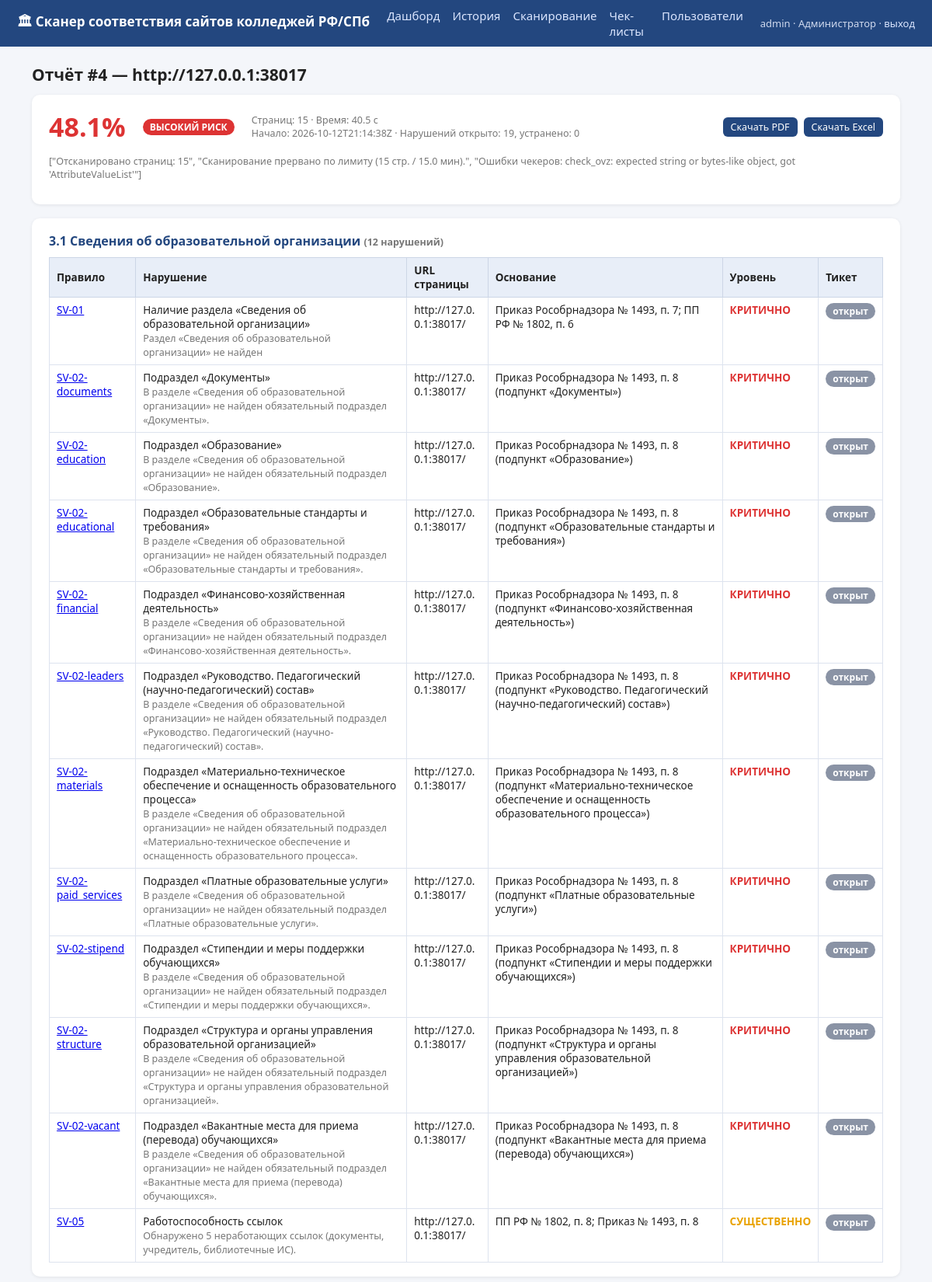
/scan/4 (signed in, upper part), run on the app's committed database.
### tables this page shows
CREATE TABLE scans(
  id INTEGER PRIMARY KEY AUTOINCREMENT,
  site TEXT NOT NULL, started_at TEXT, finished_at TEXT,
  pages_scanned INTEGER, duration_sec REAL,
  compliance_index REAL, red_count INTEGER, yellow_count INTEGER, green_count INTEGER,
  notes TEXT, result_json TEXT
);

CREATE TABLE violations(
  id INTEGER PRIMARY KEY AUTOINCREMENT,
  scan_id INTEGER REFERENCES scans(id) ON DELETE CASCADE,
  fp TEXT, rule_id TEXT, block TEXT, law TEXT, severity TEXT,
  title TEXT, message TEXT, page_url TEXT, details TEXT, screenshot TEXT,
  status TEXT DEFAULT 'open',
  assignee TEXT DEFAULT '', due_date TEXT DEFAULT '', comment TEXT DEFAULT ''
);

### app/app.py (the view)
@app.route("/scan/<int:scan_id>")
@login_required
def scan_detail(scan_id):
    scan = store.get_scan(scan_id)
    if not scan:
        abort(404)
    viols = store.get_violations(scan_id)
    grouped: dict[str, list] = {}
    for v in viols:
        grouped.setdefault(v["block"], []).append(v)
    open_cnt = sum(1 for v in viols if v["status"] == "open")
    resolved_cnt = sum(1 for v in viols if v["status"] == "resolved")
    return render_template("scan_detail.html", scan=scan, grouped=grouped,
                           blocks=ALL_BLOCKS, open_cnt=open_cnt, resolved_cnt=resolved_cnt,
                           light=traffic_light(scan["compliance_index"]))

### app/app.py (called while the page is built)
@app.context_processor
def inject():
    return {"current_user": current_user, "ROLE_LABELS": ROLE_LABELS,
            "traffic_light": traffic_light}

### app/auth.py (called while the page is built)
def current_user() -> dict | None:
    u = session.get("user")
    return u if isinstance(u, dict) else None

def login_required(f):
    @wraps(f)
    def wrapper(*a, **kw):
        if not current_user():
            return redirect(url_for("login",
                                    next=url_for(request.endpoint, **request.view_args)))
        return f(*a, **kw)
    return wrapper

### scanner/engine.py (called while the page is built)
def traffic_light(index: float) -> str:
    if index >= 80:
        return "green"
    if index >= 50:
        return "yellow"
    return "red"

### scanner/models.py (called while the page is built)
    def get_scan(self, scan_id: int) -> dict | None:
        r = self._con.execute("SELECT * FROM scans WHERE id=?", (scan_id,)).fetchone()
        return dict(r) if r else None

    def get_violations(self, scan_id: int) -> list[dict]:
        rows = self._con.execute(
            "SELECT * FROM violations WHERE scan_id=? ORDER BY CASE severity "
            "WHEN 'critical' THEN 0 WHEN 'major' THEN 1 ELSE 2 END, rule_id", (scan_id,))
        out = []
        for r in rows:
            d = dict(r)
            d["details"] = json.loads(d["details"] or "[]")
            out.append(d)
        return out

### app/templates/scan_detail.html (shortened to what this page needs)
{% extends "base.html" %}
{% block content %}
<h1>Отчёт #{{ scan.id }} — {{ scan.site }}</h1>
<div class="card">
  <div style="display:flex;gap:22px;align-items:center;flex-wrap:wrap">
    <span class="gauge" style="color:var(--{{ 'red' if light=='red' else ('yellow' if light=='yellow' else 'green') }})">
      {{ scan.compliance_index }}%</span>
    <span class="badge b-{{ 'red' if light=='red' else ('yellow' if light=='yellow' else 'green') }}">
      {{ {'red':'ВЫСОКИЙ РИСК','yellow':'СРЕДНИЙ РИСК','green':'НИЗКИЙ РИСК'}[light] }}</span>
    <div class="muted">
      Страниц: {{ scan.pages_scanned }} · Время: {{ '%.1f'|format(scan.duration_sec) }} c<br>
      Начало: {{ scan.started_at }} · Нарушений открыто: {{ open_cnt }}, устранено: {{ resolved_cnt }}
    </div>
    <div style="margin-left:auto;display:flex;gap:8px">
      <a class="btn small" href="{{ url_for('export', scan_id=scan.id, fmt='pdf') }}">Скачать PDF</a>
      <a class="btn small" href="{{ url_for('export', scan_id=scan.id, fmt='xlsx') }}">Скачать Excel</a>
    </div>
  </div>
  {% if scan.notes %}<p class="muted">{{ scan.notes }}</p>{% endif %}
</div>
{% for block in blocks %}
  {% set vs = grouped.get(block, []) %}
  {% if vs %}
  <div class="card">
    <h2>{{ block }} <span class="muted">({{ vs|length }} нарушений)</span></h2>
    <table>
      <tr><th>Правило</th><th>Нарушение</th><th>URL страницы</th><th>Основание</th><th>Уровень</th><th>Тикет</th></tr>
      {% for v in vs %}
      <tr>
        <td><a href="{{ url_for('violation_card', vid=v.id) }}">{{ v.rule_id }}</a></td>
        <td>{{ v.title }}<br><span class="muted">{{ v.message }}</span></td>
        <td style="max-width:260px;word-break:break-all">{{ v.page_url }}</td>
        <td>{{ v.law }}</td>
        <td class="sev-{{ v.severity }}">{{ {'critical':'КРИТИЧНО','major':'СУЩЕСТВЕННО','minor':'незначительно'}[v.severity] }}</td>
        <td><span class="badge {{ {'open':'b-gray','in_progress':'b-yellow','resolved':'b-green','ignored':'b-gray'}[v.status] }}">{{
            {'open':'открыт','in_progress':'в работе','resolved':'устранено','ignored':'ложное срабатыв.'}[v.status] }}</span>
            {% if v.assignee %}<br><span class="muted">{{ v.assignee }} до {{ v.due_date }}</span>{% endif %}</td>
      </tr>
      {% endfor %}
    </table>
  </div>
  {% endif %}
{% endfor %}
{% endblock %}

### app/templates/base.html (style rules this page uses)
:root { --blue:#23477f;--bg:#f4f6fa;--red:#d33;--yellow:#e9a200;--green:#2e8b57; }
* { box-sizing:border-box }
body { margin:0;font-family:"Segoe UI",Arial,sans-serif;background:var(--bg);color:#222;font-size:15px }
.card { background:#fff;border-radius:10px;box-shadow:0 1px 4px rgba(0,0,0,.08);padding:18px 22px;margin-bottom:18px }
h1 { font-size:21px;margin:0 0 12px }
h2 { font-size:16px;margin:0 0 10px;color:var(--blue) }
table { border-collapse:collapse;width:100%;font-size:13.5px }
th { background:#e8eef8;text-align:left;padding:7px 9px;border:1px solid #ccd6e6 }
td { padding:7px 9px;border:1px solid #dde3ee;vertical-align:top }
.badge { display:inline-block;padding:2px 9px;border-radius:12px;font-size:12px;color:#fff;font-weight:600 }
.b-red { background:var(--red) }
.b-gray { background:#8a93a5 }
.sev-critical { color:var(--red);font-weight:700 }
.sev-major { color:var(--yellow);font-weight:600 }
.btn { display:inline-block;background:var(--blue);color:#fff;border:0;border-radius:6px;padding:8px 16px;font:inherit;cursor:pointer;text-decoration:none }
.btn.small { padding:4px 10px;font-size:12.5px }
.gauge { font-size:34px;font-weight:800 }
.muted { color:#777;font-size:12.5px }

### data on the page
scans: id "4", site "http://127.0.0.1:38017", compliance_index "48.1", pages_scanned "15", duration_sec "40.5", started_at "2026-10-12T21:14:38Z", notes "[\"Отсканировано страниц: 15\", \"Сканирование прервано по лимиту (15 стр. / 15.0 мин).\", \"Ошибки чекеров: check_ovz: expected string or bytes-like object, got 'AttributeValueList'\"]"
violations: rule_id "SV-01", title "Наличие раздела «Сведения об образовательной организации»", message "Раздел «Сведения об образовательной организации» не найден", page_url "http://127.0.0.1:38017/", law "Приказ Рособрнадзора № 1493, п. 7; ПП РФ № 1802, п. 6", severity "КРИТИЧНО", status "открыт"
violations: rule_id "SV-02-documents", title "Подраздел «Документы»", message "В разделе «Сведения об образовательной организации» не найден обязательный подраздел «Документы».", page_url "http://127.0.0.1:38017/", law "Приказ Рособрнадзора № 1493, п. 8 (подпункт «Документы»)", severity "КРИТИЧНО", status "открыт"
violations: rule_id "SV-02-education", title "Подраздел «Образование»", message "В разделе «Сведения об образовательной организации» не найден обязательный подраздел «Образование».", page_url "http://127.0.0.1:38017/", law "Приказ Рособрнадзора № 1493, п. 8 (подпункт «Образование»)", severity "КРИТИЧНО", status "открыт"
violations: rule_id "SV-02-educational", title "Подраздел «Образовательные стандарты и требования»", message "В разделе «Сведения об образовательной организации» не найден обязательный подраздел «Образовательные стандарты и требования».", page_url "http://127.0.0.1:38017/", law "Приказ Рособрнадзора № 1493, п. 8 (подпункт «Образовательные стандарты и требования»)", severity "КРИТИЧНО", status "открыт"
violations: rule_id "SV-02-financial", title "Подраздел «Финансово-хозяйственная деятельность»", message "В разделе «Сведения об образовательной организации» не найден обязательный подраздел «Финансово-хозяйственная деятельность».", page_url "http://127.0.0.1:38017/", law "Приказ Рособрнадзора № 1493, п. 8 (подпункт «Финансово-хозяйственная деятельность»)", severity "КРИТИЧНО", status "открыт"
violations: rule_id "SV-02-leaders", title "Подраздел «Руководство. Педагогический (научно-педагогический) состав»", message "В разделе «Сведения об образовательной организации» не найден обязательный подраздел «Руководство. Педагогический (научно-педагогический) состав».", page_url "http://127.0.0.1:38017/", law "Приказ Рособрнадзора № 1493, п. 8 (подпункт «Руководство. Педагогический (научно-педагогический) состав»)", severity "КРИТИЧНО", status "открыт"
violations: rule_id "SV-02-materials", title "Подраздел «Материально-техническое обеспечение и оснащенность образовательного процесса»", message "В разделе «Сведения об образовательной организации» не найден обязательный подраздел «Материально-техническое обеспечение и оснащенность образовательного процесса».", page_url "http://127.0.0.1:38017/", law "Приказ Рособрнадзора № 1493, п. 8 (подпункт «Материально-техническое обеспечение и оснащенность образовательного процесса»)", severity "КРИТИЧНО", status "открыт"
violations: rule_id "SV-02-paid_services", title "Подраздел «Платные образовательные услуги»", message "В разделе «Сведения об образовательной организации» не найден обязательный подраздел «Платные образовательные услуги».", page_url "http://127.0.0.1:38017/", law "Приказ Рособрнадзора № 1493, п. 8 (подпункт «Платные образовательные услуги»)", severity "КРИТИЧНО", status "открыт"
violations: rule_id "SV-02-stipend", title "Подраздел «Стипендии и меры поддержки обучающихся»", message "В разделе «Сведения об образовательной организации» не найден обязательный подраздел «Стипендии и меры поддержки обучающихся».", page_url "http://127.0.0.1:38017/", law "Приказ Рособрнадзора № 1493, п. 8 (подпункт «Стипендии и меры поддержки обучающихся»)", severity "КРИТИЧНО", status "открыт"
violations: rule_id "SV-02-structure", title "Подраздел «Структура и органы управления образовательной организацией»", message "В разделе «Сведения об образовательной организации» не найден обязательный подраздел «Структура и органы управления образовательной организацией».", page_url "http://127.0.0.1:38017/", law "Приказ Рособрнадзора № 1493, п. 8 (подпункт «Структура и органы управления образовательной организацией»)", severity "КРИТИЧНО", status "открыт"
violations: rule_id "SV-02-vacant", title "Подраздел «Вакантные места для приема (перевода) обучающихся»", message "В разделе «Сведения об образовательной организации» не найден обязательный подраздел «Вакантные места для приема (перевода) обучающихся».", page_url "http://127.0.0.1:38017/", law "Приказ Рособрнадзора № 1493, п. 8 (подпункт «Вакантные места для приема (перевода) обучающихся»)", severity "КРИТИЧНО", status "открыт"
violations: rule_id "SV-05", title "Работоспособность ссылок", message "Обнаружено 5 неработающих ссылок (документы, учредитель, библиотечные ИС).", page_url "http://127.0.0.1:38017/", law "ПП РФ № 1802, п. 8; Приказ № 1493, п. 8", severity "СУЩЕСТВЕННО", status "открыт"

### other printed values
{{ current_user().login }} "admin"
{{ ROLE_LABELS[current_user().role] }} "Администратор"
{{ open_cnt }} "19"
{{ resolved_cnt }} "0"
{{ block }} "3.1 Сведения об образовательной организации"
{{ vs|length }} "12"
